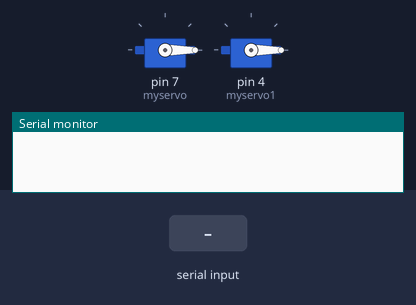
A sketch run on a simulated Arduino Uno, built with avr-gcc and run on an emulated ATmega328P. Shown: 2 × servo, the last lines printed to the serial monitor. The inputs (shaded band) are chosen by the test bench.

Above: at 1.2 s.
1.3 s: "1\n" received over the second serial link
At 2.0 s:
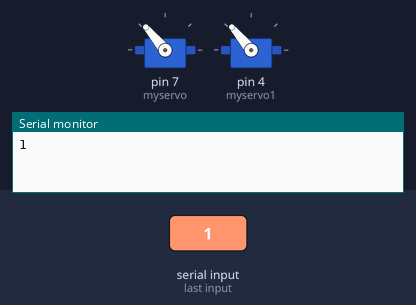
Timing chart, 0 to 4.3 s (numbered marks = the images above; inputs shaded):
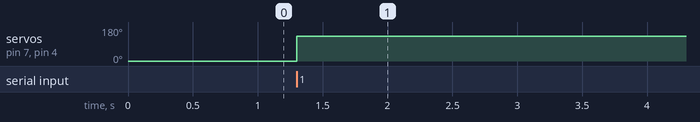

Measured:
- after the input at 1.3 s, servo on pin 7 (myservo), servo on pin 4 (myservo1): 0° → 130° at once

The sketch:

Bluetooth0415.ino
```cpp
#include <SoftwareSerial.h>
#include "Servo.h" //서보 라이브러리

Servo myservo;
Servo myservo1;//서보객체
SoftwareSerial BTSerial(2, 3); // SoftwareSerial(RX, TX), 통신을 하기 위한 RX,TX 연결 핀번호
byte buffer[1024];
byte buffer2[2];// 데이터를 수신 받을 자료를 저장할 버퍼
int bufferPosition;  // 버퍼에 데이터를 저장할 때 기록할 위치
int gak;

void setup(){
  BTSerial.begin(9600); // 블루투스 모듈 초기화, 블르투스 연결
  Serial.begin(9600);  // 시리얼 모니터 초기화, pc와 연결
  bufferPosition = 0;  // 버퍼 위치 초기화
  gak=0;
   myservo.attach(7);   //서보 시그널 핀설정
  myservo.write(0);     //서보 초기각도 0도 설정
  myservo1.attach(4);   //서보 시그널 핀설정
  myservo1.write(0);     //서보 초기각도 0도 설정
  buffer2[0]=1;
  buffer2[1]='\0';

}
// loop문 안에서 데이터를 받아올 때는 한번에 한글자씩 받아오게 됨.
// 글자를 하나씩 받아와서 출력하고, 현재 bufferPositon에 맞게 데이터를 버퍼에 저장하고 bufferPositon을 1개 늘려줌.
// 이렇게 계속 반복하여 문자열의 끝('\n') 이 나오게 되면 버퍼의 마지막에 ('\0')을 넣고 버퍼에 저장된 문자열을
// 다시 스마튼폰으로 전송하고 버퍼를 초기화 해준다.

void loop(){
  if (BTSerial.available()){  // 블루투스로 데이터 수신, 블루투스에서 신호가 있으면
    byte data = BTSerial.read(); // 수신 받은 데이터 저장

//    String inString = Serial.readStringUntil('\n');
//    Serial.print(inString);
    Serial.write(data);  // 수신된 데이터 시리얼 모니터로 출력
    buffer[bufferPosition++] = data;  // 수신 받은 데이터를 버퍼에 저장


    if(data == '\n'){  // 문자열 종료 표시
      buffer[bufferPosition] = '\0';

     if(data%2==0){
        myservo.write(130);
        myservo1.write(130);//각도 60도로 움직임
      }
      else{
        gak+=10;
         if(gak>150)
        {
           gak=0;
        }
        myservo.write(gak);
        myservo1.write(gak);
      }

      // 스마트폰으로 문자열 전송
      BTSerial.write(buffer, bufferPosition);
      bufferPosition = 0;
    }
  }
}
```
